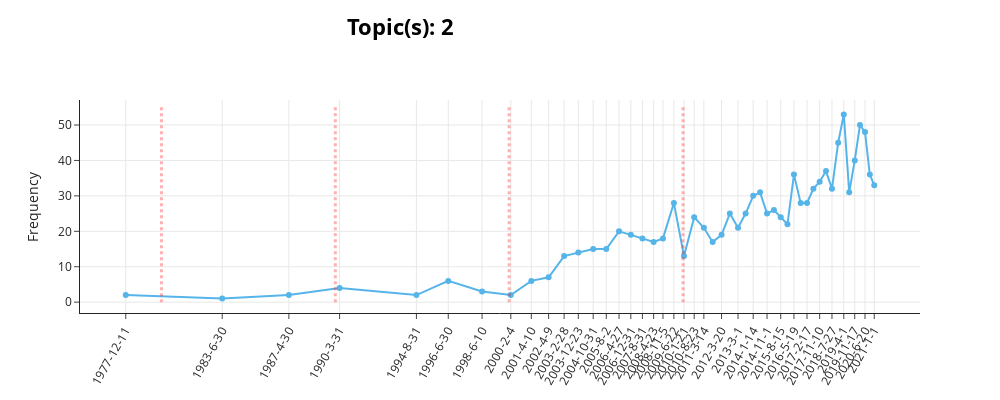

The notebook cell saved with this chart:
### Code cell
fig

### Figure 1 — Plotly figure (JSON) as saved in the notebook; plotly's stock layout.template omitted (floating-point values rounded to 4 significant figures)
{"data": [{"hoverinfo": "text", "hovertext": ["<b>Topic 2</b><br>Words: berberinium, viscometric titrations, flow polarized, polarized, polarized fluorescence", "<b>Topic 2</b><br>Words: nickel, nickel ions, urease, exafs, edge urease", "<b>Topic 2</b><br>Words: k4 fe, iron ii, k4, fe cn, iron", "<b>Topic 2</b><br>Words: chromium, poly, 1c 1d, cr, cr iii", "<b>Topic 2</b><br>Words: acridines, pc, ethidiumdna, phenso3, quenching", "<b>Topic 2</b><br>Words: gammaglucys, ii, 4gly, gamma glucys, hg ii", "<b>Topic 2</b><br>Words: cr, iii, fe iii, fe, cr iii", "<b>Topic 2</b><br>Words: catenane, chiroptical, chiroptical rhythmicity, topologically chiral, rhythmicity", "<b>Topic 2</b><br>Words: ligands, achiral, msox, phenazino18crown6, alkoxide", "<b>Topic 2</b><br>Words: aaome, eddchafe, eddhsafe eddchafe, eddhmafe, eddhsafe", "<b>Topic 2</b><br>Words: h2o cu, h2o, ii, fe, c3h2o4", "<b>Topic 2</b><br>Words: complexes, determination, ii, method, glucosamine", "<b>Topic 2</b><br>Words: dtpa, fe, fe iii, iii, pc", "<b>Topic 2</b><br>Words: iii, ml, synchronousscan, nm, detection", "<b>Topic 2</b><br>Words: complexes, xy, complex, phb, feiil3", "<b>Topic 2</b><br>Words: li, trans, hcn, sn, 19p", "<b>Topic 2</b><br>Words: dppbian, chiral, fe, fe por, microreactor", "<b>Topic 2</b><br>Words: chiral, emizco, dots, quantum, nanotubes", "<b>Topic 2</b><br>Words: biosensor, electrode, paracetamol, nanocomplex, detection", "<b>Topic 2</b><br>Words: complexes, ii, por cl, iv por, dna", "<b>Topic 2</b><br>Words: ofl, 10 14, electrochemical, biofuel cell, electrode", "<b>Topic 2</b><br>Words: complexes, ast, dna, znse, ast lotus", "<b>Topic 2</b><br>Words: nacenes, li nacenes, li, complexes, corroles", "<b>Topic 2</b><br>Words: complexes, qdots, cdots, pc, ru", "<b>Topic 2</b><br>Words: pc, pbpc, dna, nanospheres, dfprobes", "<b>Topic 2</b><br>Words: gels, nitride nanotubes, boron, boron nitride, br", "<b>Topic 2</b><br>Words: mso, cdots, ipr, dyes, ipr pdi", "<b>Topic 2</b><br>Words: complexes, electron, g4, au, dnazymes", "<b>Topic 2</b><br>Words: complexes, pnc6h4ch3, dots, ii, detection", "<b>Topic 2</b><br>Words: fluorescence, dots, qds, quantum, quantum dots", "<b>Topic 2</b><br>Words: biosensor, fullerene, complexes, detection, bnnrs", "<b>Topic 2</b><br>Words: fluorescence, dots, carbon dots, hcpt, carbon", "<b>Topic 2</b><br>Words: dots, hrp, quantum, eu iii, cds", "<b>Topic 2</b><br>Words: dots, carbon dots, quantum, fluorescence, carbon", "<b>Topic 2</b><br>Words: fluorescence, dots, detection, ncds, carbon", "<b>Topic 2</b><br>Words: dots, detection, ncds, fluorescence, cds", "<b>Topic 2</b><br>Words: carbon, congo, quantum, congo red, dots", "<b>Topic 2</b><br>Words: dots, cds, detection, carbon dots, fluorescence", "<b>Topic 2</b><br>Words: dots, carbon dots, cds, carbon, fluorescence", "<b>Topic 2</b><br>Words: detection, fluorescence, dots, cds, carbon dots", "<b>Topic 2</b><br>Words: dots, carbon dots, cds, photocatalytic, carbon", "<b>Topic 2</b><br>Words: dots, carbon, fluorescence, carbon dots, ncds", "<b>Topic 2</b><br>Words: dots, detection, quantum, fluorescence, quantum dots", "<b>Topic 2</b><br>Words: cds, dots, ncds, carbon dots, detection", "<b>Topic 2</b><br>Words: dots, detection, quantum, carbon dots, fluorescence", "<b>Topic 2</b><br>Words: dots, carbon dots, fluorescence, detection, carbon", "<b>Topic 2</b><br>Words: dots, fluorescence, carbon dots, detection, carbon", "<b>Topic 2</b><br>Words: fluorescence, dots, carbon, carbon dots, detection", "<b>Topic 2</b><br>Words: dots, fluorescence, carbon, carbon dots, detection"], "marker": {"color": "#56B4E9"}, "mode": "lines+markers", "name": "2_dots_fluorescence_detection_carbon dot...", "type": "scatter", "x": [250750799, 425879999, 546839999, 638945999, 778391999, 836193599, 897537599, 949726799, 986961599, 1018411199, 1046494799, 1072241999, 1099285199, 1123041599, 1146196799, 1167627599, 1188619199, 1209009599, 1225947599, 1245729599, 1264136399, 1282622399, 1300161599, 1316145599, 1332302399, 1347335999, 1362200399, 1375934399, 1389761999, 1402199999, 1414900799, 1427342399, 1439697599, 1451969999, 1463716799, 1475899199, 1487393999, 1498967999, 1510376399, 1521863999, 1532750399, 1543985999, 1554177599, 1564027199, 1574053199, 1583557199, 1592711999, 1601438399, 1609477200], "y": [2, 1, 2, 4, 2, 6, 3, 2, 6, 7, 13, 14, 15, 15, 20, 19, 18, 17, 18, 28, 13, 24, 21, 17, 19, 25, 21, 25, 30, 31, 25, 26, 24, 22, 36, 28, 28, 32, 34, 37, 32, 45, 53, 31, 40, 50, 48, 36, 33]}], "layout": {"height": 400, "hoverlabel": {"bgcolor": "white", "font": {"family": "Rockwell", "size": 16}}, "legend": {"title": {"text": "<b>Global Topic Representation"}}, "shapes": [{"line": {"color": "red", "dash": "dot", "width": 3}, "type": "line", "x0": 315550800, "x1": 315550800, "y0": 0, "y1": 55.65}, {"line": {"color": "red", "dash": "dot", "width": 3}, "type": "line", "x0": 631170000, "x1": 631170000, "y0": 0, "y1": 55.65}, {"line": {"color": "red", "dash": "dot", "width": 3}, "type": "line", "x0": 946702800, "x1": 946702800, "y0": 0, "y1": 55.65}, {"line": {"color": "red", "dash": "dot", "width": 3}, "type": "line", "x0": 1262322000, "x1": 1262322000, "y0": 0, "y1": 55.65}], "title": {"font": {"color": "Black", "size": 22}, "text": "<b>Topic(s): 2", "x": 0.4, "xanchor": "center", "y": 0.95, "yanchor": "top"}, "width": 1000, "xaxis": {"showgrid": true, "tickangle": -60, "tickmode": "array", "ticktext": ["1977-12-11", "1983-6-30", "1987-4-30", "1990-3-31", "1994-8-31", "1996-6-30", "1998-6-10", "2000-2-4", "2001-4-10", "2002-4-9", "2003-2-28", "2003-12-23", "2004-10-31", "2005-8-2", "2006-4-27", "2006-12-31", "2007-8-31", "2008-4-23", "2008-11-5", "2009-6-22", "2010-1-21", "2010-8-23", "2011-3-14", "2012-3-20", "2013-3-1", "2014-1-14", "2014-11-1", "2015-8-15", "2016-5-19", "2017-2-17", "2017-11-10", "2018-7-27", "2019-4-1", "2019-11-17", "2020-6-20", "2021-1-1"], "tickvals": [250750799, 425879999, 546839999, 638945999, 778391999, 836193599, 897537599, 949726799, 986961599, 1018411199, 1046494799, 1072241999, 1099285199, 1123041599, 1146196799, 1167627599, 1188619199, 1209009599, 1225947599, 1245729599, 1264136399, 1282622399, 1300161599, 1332302399, 1362200399, 1389761999, 1414900799, 1439697599, 1463716799, 1487393999, 1510376399, 1532750399, 1554177599, 1574053199, 1592711999, 1609477200]}, "yaxis": {"showgrid": true, "title": {"text": "Frequency"}}}}
